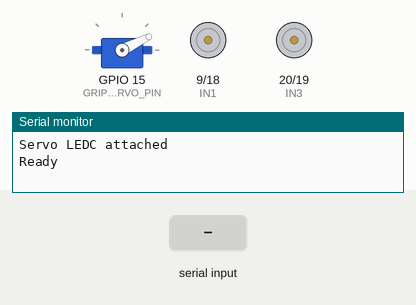
Recording of a sketch running on a simulated ESP32. On the bench: servo, motor-driver pin pairs drawn as motors (green arrow = first pin HIGH = forward, orange = second pin HIGH = backward, longer = more drive, scaled by the enable pin), the last lines printed to the serial monitor. The inputs (shaded band) are chosen by the test bench. Servo pulses on a pin are drawn as a servo (544–2400 µs = 0–180°).

Above: at 2.7 s.
2.8 s: "D,90,45,200,10\n" received over Serial
At 3.1 s:
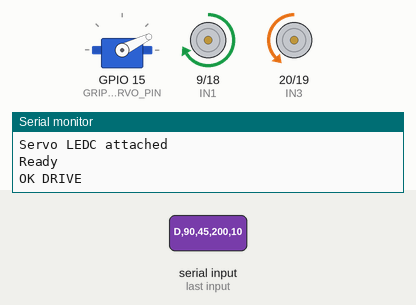
4.3 s: "G,90\n" received over Serial
At 5.5 s:
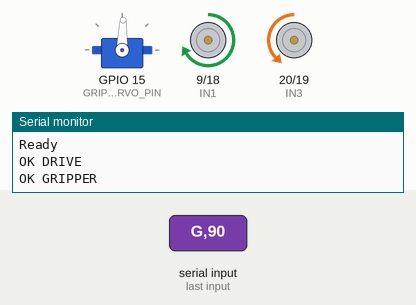
Timing chart, 0 to 7.3 s (numbered marks = the images above; inputs shaded):
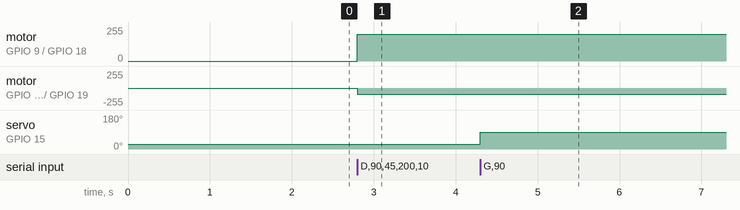

Measured:
- after the input at 2.8 s, motor on GPIO 9 (IN1) / GPIO 18 (IN2): stopped → forward 200/255 at once; motor on GPIO 20 (IN3) / GPIO 19 (IN4): stopped → backward 90/255 at once
- after the input at 4.3 s, servo on GPIO 15 (GRIPPER_SERVO_PIN): 26° → 88° at once

The sketch:

motor_logic.ino
```cpp
// Motor and gripper control over serial.
//
// Commands (newline-terminated):
//   D,<leftPwm>,<leftDir>,<rightPwm>,<rightDir>   drive (PWM 0-255, dir 1 = forward, 0 = backward)
//   G,<angle>                                     gripper angle (0-180)
//
// Replies: "OK DRIVE", "OK GRIPPER", or "ERR" if the command can't be parsed.

#include "helpers.h"

char message[32];

// Left motor speed is set on ENB.
void setLeftMotor(int pwm, int dir) {
  pwm = constrain(pwm, 0, 255);

  if (pwm == 0) {
    stopLeft();
    analogWrite(ENB, 0);
    return;
  }

  if (dir == 1) leftForward();
  else leftBackwards();

  analogWrite(ENB, pwm);
}

// Right motor speed is set on ENA.
void setRightMotor(int pwm, int dir) {
  pwm = constrain(pwm, 0, 255);

  if (pwm == 0) {
    stopRight();
    analogWrite(ENA, 0);
    return;
  }

  if (dir == 1) rightForward();
  else rightBackwards();

  analogWrite(ENA, pwm);
}

void setup() {
  initPins();
  analogWrite(ENA, 0);
  analogWrite(ENB, 0);
  Serial.println("Ready");
}

void loop() {
  if (Serial.available()) {
    int bytesRead = Serial.readBytesUntil('\n', message, sizeof(message) - 1);
    message[bytesRead] = '\0';

    int leftPwm, leftDir, rightPwm, rightDir;
    int gripperAngle;

    if (sscanf(message, "D,%d,%d,%d,%d", &leftPwm, &leftDir, &rightPwm, &rightDir) == 4) {
      setLeftMotor(leftPwm, leftDir);
      setRightMotor(rightPwm, rightDir);
      Serial.println("OK DRIVE");
    } else if (sscanf(message, "G,%d", &gripperAngle) == 1) {
      setGripperAngle(gripperAngle);
      Serial.println("OK GRIPPER");
    } else {
      Serial.println("ERR");
    }
  }
}
```

helpers.cpp
```cpp
// Implementation of helper functions for motor and gripper control.

#include "helpers.h"

// Gripper servo PWM settings (50 Hz = 20 ms period)
static const int SERVO_FREQ = 50;
static const int SERVO_RES_BITS = 14;
static const int SERVO_MIN_US = 500;
static const int SERVO_MAX_US = 2400;

// ----------- Initialization ---------- //
void initPins() {
  // Start serial first so the status prints below are visible.
  Serial.begin(9600);
  delay(1500);

  pinMode(IN3, OUTPUT);
  pinMode(IN4, OUTPUT);
  pinMode(IN1, OUTPUT);
  pinMode(IN2, OUTPUT);

  analogWrite(ENA, 0);
  analogWrite(ENB, 0);

  bool ok = ledcAttach(GRIPPER_SERVO_PIN, SERVO_FREQ, SERVO_RES_BITS);
  Serial.println(ok ? "Servo LEDC attached" : "Servo LEDC attach FAILED");

  closeGripper();
}

// ----------- Gripper ---------- //
// Converts an angle (0-180) to a servo pulse width, then to an LEDC duty value.
void setGripperAngle(int angle) {
  angle = constrain(angle, 0, 180);
  int pulseUs = map(angle, 0, 180, SERVO_MIN_US, SERVO_MAX_US);
  uint32_t duty = ((uint32_t)pulseUs * ((1 << SERVO_RES_BITS) - 1)) / 20000;
  ledcWrite(GRIPPER_SERVO_PIN, duty);
}

void openGripper() {
  setGripperAngle(GRIPPER_OPEN_ANGLE);
}

void closeGripper() {
  setGripperAngle(GRIPPER_CLOSED_ANGLE);
}

// ----------- Individual sides ---------- //
void leftForward() {
  digitalWrite(IN3, HIGH);
  digitalWrite(IN4, LOW);
}

void leftBackwards() {
  digitalWrite(IN3, LOW);
  digitalWrite(IN4, HIGH);
}

void stopLeft() {
  digitalWrite(IN3, LOW);
  digitalWrite(IN4, LOW);
}

void rightForward() {
  digitalWrite(IN1, LOW);
  digitalWrite(IN2, HIGH);
}

void rightBackwards() {
  digitalWrite(IN1, HIGH);
  digitalWrite(IN2, LOW);
}

void stopRight() {
  digitalWrite(IN1, LOW);
  digitalWrite(IN2, LOW);
}

// ----------- Emergency stop ---------- //
// Cuts direction and enable pins on both motors.
void stall() {
  digitalWrite(IN1, LOW);
  digitalWrite(IN2, LOW);
  digitalWrite(IN3, LOW);
  digitalWrite(IN4, LOW);
  digitalWrite(ENA, LOW);
  digitalWrite(ENB, LOW);
}
```

helpers.h
```cpp
// Adam Eshaq - 04/03/2026
// Header for motor and gripper helper functions.

#ifndef HELPERS_H
#define HELPERS_H

#include <Arduino.h>

// --------- Gripper servo ---------- //
const int GRIPPER_SERVO_PIN = 15;
const int GRIPPER_OPEN_ANGLE = 120;
const int GRIPPER_CLOSED_ANGLE = 30;

// --------- Left motor ---------- //
const int IN3 = 20;
const int IN4 = 19;
const int ENB = 22;   // PWM speed

// --------- Right motor ---------- //
const int IN1 = 9;
const int IN2 = 18;
const int ENA = 23;   // PWM speed

// ----------- Helper functions ---------- //
void initPins();

void leftForward();
void leftBackwards();
void stopLeft();
void rightForward();
void rightBackwards();
void stopRight();
void stall();

void setGripperAngle(int angle);
void openGripper();
void closeGripper();

#endif
```
